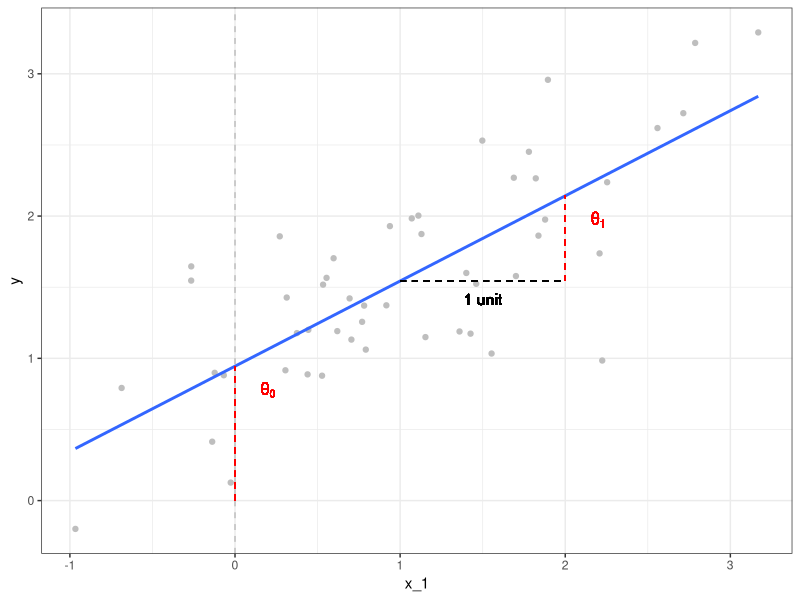

Write the R code that produced this figure.
# PREREQ -----------------------------------------------------------------------

library(knitr)
library(ggplot2)

# DATA -------------------------------------------------------------------------

set.seed(123)
x_1 <- rnorm(50, mean = 1, sd = 1)
set.seed(456)
x_2 <- rnorm(50, mean = 1, sd = 1)
y <- 0.5 * x_1 + rnorm(length(x_1), sd = 0.5) + 1
coeffs <- lm(y ~ x_1)$coefficients

mylm <- function(x, theta_vec = coeffs) theta_vec[1] + theta_vec[2] * x

# PLOT -------------------------------------------------------------------------

p <- ggplot(data = data.frame(x_1, x_2, y), aes(x_1, y)) +
    theme_bw() +
    geom_point(color = "gray") + 
    geom_smooth(method = "lm", se = FALSE) +
    geom_vline(xintercept = 0, color = "gray", linetype = "dashed") +
    geom_segment(
        mapping = aes(x = 0, y = 0, xend = 0, yend = coeffs[1]),
        linetype = "dashed",
        color = "red"
    ) +
    geom_segment(
        mapping = aes(x = 2, y = mylm(1), xend = 2, yend = mylm(2)),
        linetype = "dashed",
        color = "red"
    ) +
    geom_segment(
        mapping = aes(x = 1, y = mylm(1), xend = 2, yend = mylm(1)),
        linetype = "dashed"
    ) +
    geom_text(
        mapping = aes(x = 0.2, y = coeffs[1], label = "{theta[0]}"),
        color = "red",
        vjust = 2,
        parse = TRUE
    ) +
    geom_text(
        mapping = aes(x = 2.2, y = mylm(2), label = "{theta[1]}"),
        color = "red",
        vjust = 2,
        parse = TRUE
    ) +
    geom_text(
        mapping = aes(x = 1.5, y = mylm(1), label = "1 unit"), vjust = 2,
    )

ggsave("../figure/reg_lm_plot.pdf", p, width = 3, height = 2)
